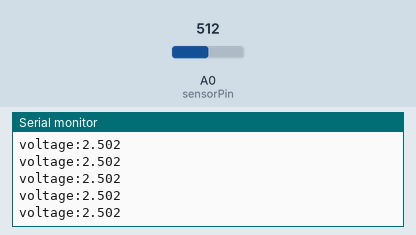
Recording of a sketch running on a simulated Arduino Uno, built with avr-gcc and run on an emulated ATmega328P. On the bench: the last lines printed to the serial monitor. Inputs (shaded band) come from the test bench; at power-on: A0 (sensorPin) = 512.

Above: at 1.2 s.
1.3 s: A0 (sensorPin) set to 716
At 2.1 s:
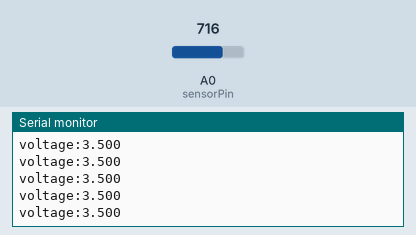
2.8 s: A0 (sensorPin) set to 900
At 3.8 s:
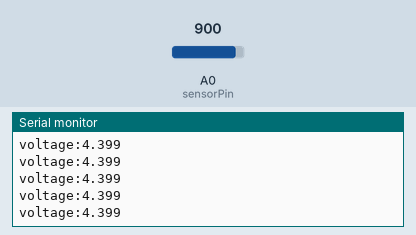
Timing chart, 0 to 5.8 s (numbered marks = the images above; inputs shaded):
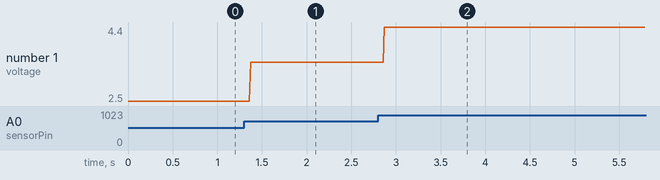

Measured:
- after the input at 1.3 s, the serial monitor: prints a new line after 0.07 s (image 1)
- after the input at 2.8 s, the serial monitor: prints a new line after 0.07 s (image 2)
- plotted number 1: 2.5 → 3.5 after the input at 1.3 s, 3.5 → 4.4 after the input at 2.8 s

The sketch:

day3_Ex8d.ino
```cpp
int sensorPin = A0;    // select the input pin for the potentiometer
int sensorValue = 0;  // variable to store the value coming from the sensor
float voltage=0;      // variable used to calculate the voltage
void setup() {
  // enable serial moiter
  Serial.begin(9600);

}

void loop() {
  // read the value from the sensor:
  sensorValue = analogRead(sensorPin);  // reading analog
  voltage = sensorValue * 5.0 / 1023.0; // calculating voltage
  Serial.print("voltage:");
  Serial.println(voltage,3);
}
```
